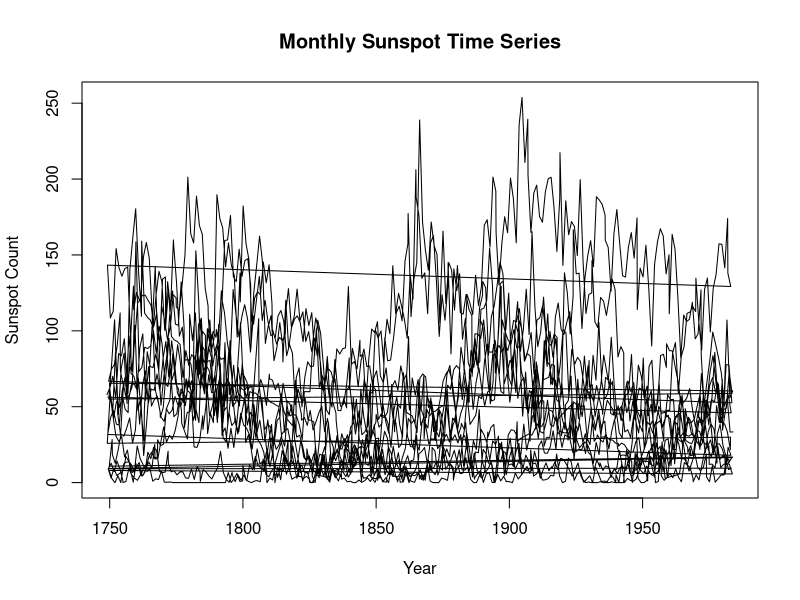
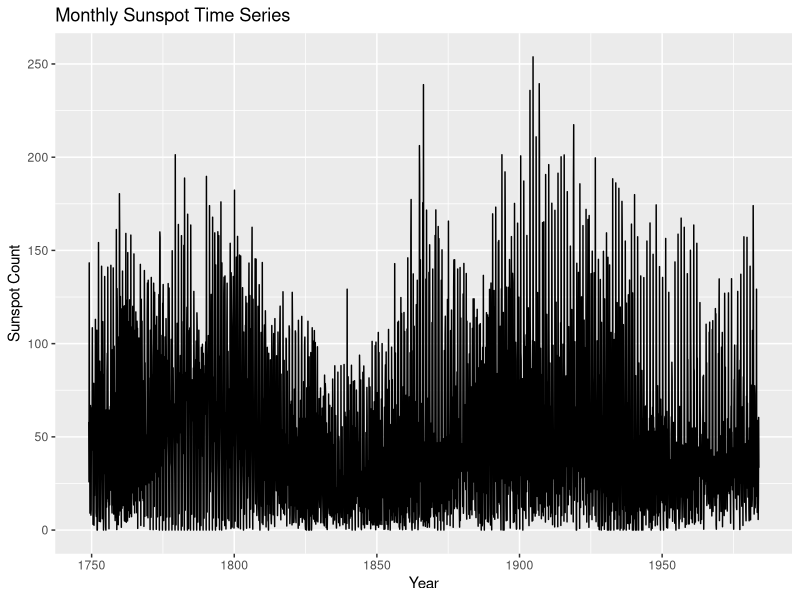
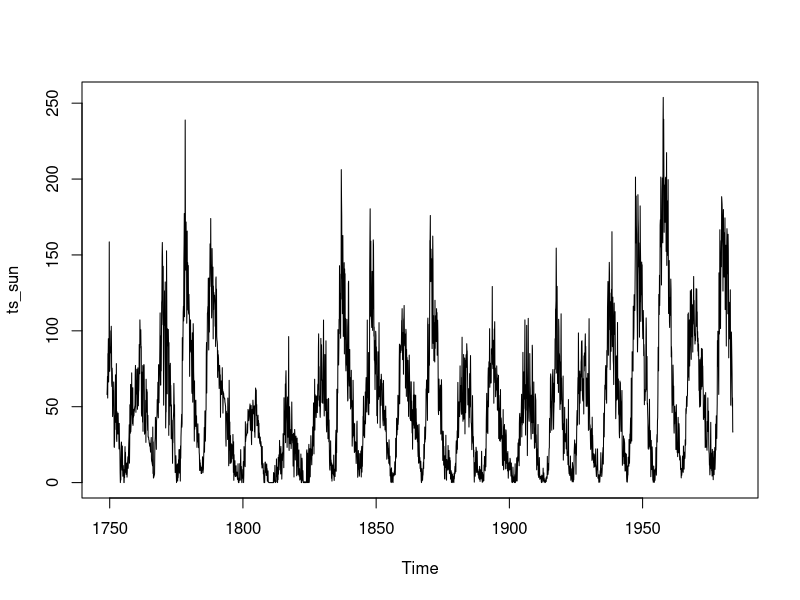
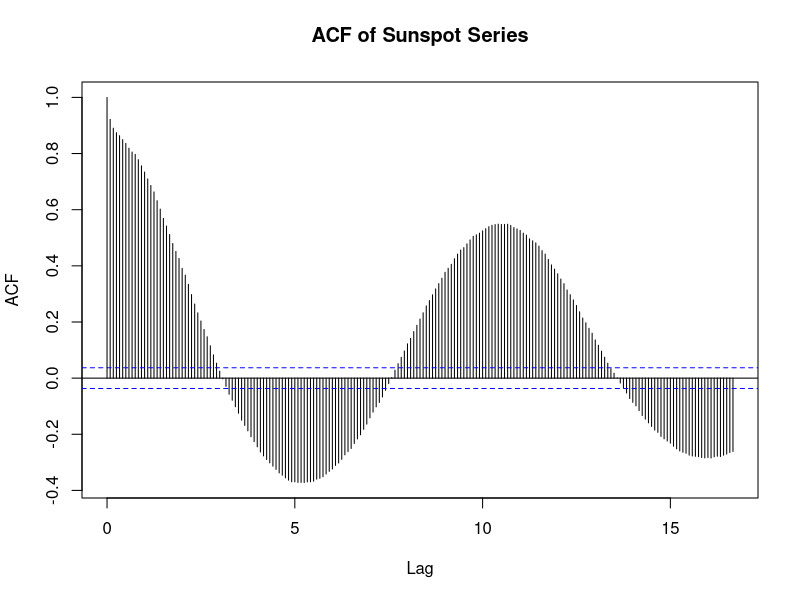
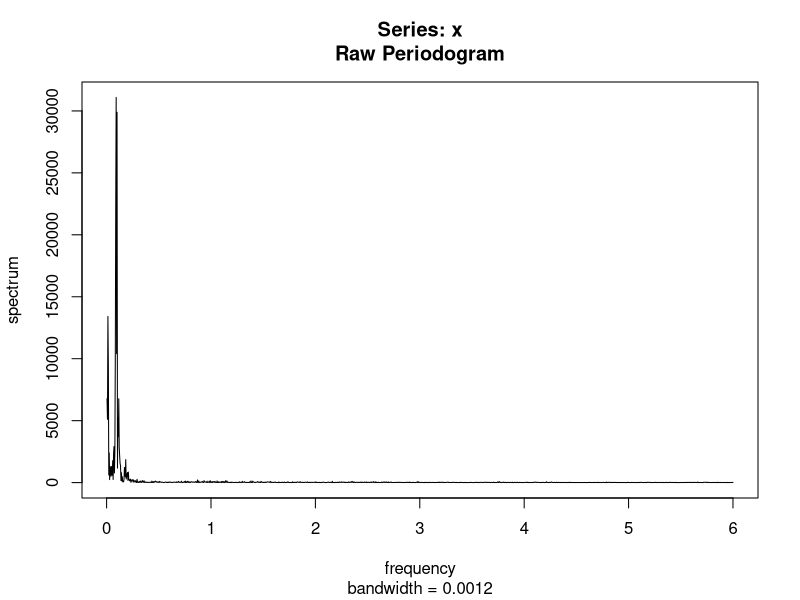

The R source for these figures, in order:
setwd("~/TechCareer/World-of-R")
df <- read.csv("sunspot.csv")
print(df)

df$date <- as.Date(paste(df$year, df$months, "1", sep="-"), format="%Y-%b-%d")

plot(df$date, df$sunspot, type="l",
     xlab="Year", ylab="Sunspot Count",
     main="Monthly Sunspot Time Series")

library(ggplot2)

ggplot(df, aes(x=date, y=sunspot)) +
  geom_line() +
  labs(title="Monthly Sunspot Time Series",
       x="Year", y="Sunspot Count")

#head(df)

ts_sun <- ts(df$sunspot, start=min(df$year), frequency=12)
plot(ts_sun)

acf(ts_sun, lag.max = 200, main="ACF of Sunspot Series")

spec <- spectrum(ts_sun, log="no")

# Period in months for the dominant frequency:
period_months <- 1 / spec$freq[which.max(spec$spec)]
period_years <- period_months / 12

period_years
period_months
